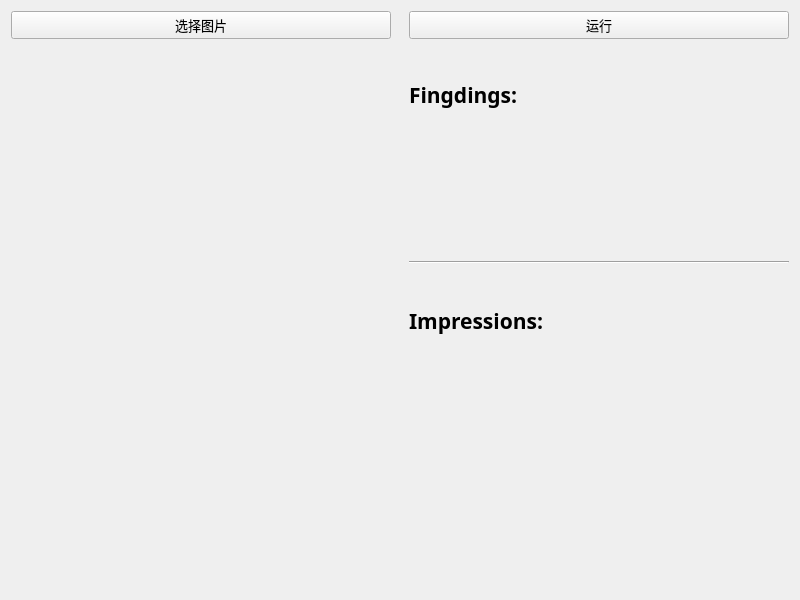
<?xml version="1.0" encoding="UTF-8"?>
<ui version="4.0">
 <class>Form</class>
 <widget class="QWidget" name="Form">
  <property name="geometry">
   <rect>
    <x>0</x>
    <y>0</y>
    <width>800</width>
    <height>600</height>
   </rect>
  </property>
  <property name="windowTitle">
   <string>Form</string>
  </property>
  <layout class="QGridLayout" name="gridLayout_3">
   <item row="0" column="0">
    <layout class="QGridLayout" name="gridLayout_2">
     <property name="horizontalSpacing">
      <number>18</number>
     </property>
     <property name="verticalSpacing">
      <number>5</number>
     </property>
     <item row="1" column="0">
      <widget class="QLabel" name="label_5">
       <property name="font">
        <font>
         <weight>75</weight>
         <bold>true</bold>
        </font>
       </property>
       <property name="text">
        <string/>
       </property>
       <property name="margin">
        <number>1</number>
       </property>
      </widget>
     </item>
     <item row="0" column="0">
      <widget class="QPushButton" name="pushButton">
       <property name="font">
        <font>
         <pointsize>10</pointsize>
        </font>
       </property>
       <property name="text">
        <string>选择图片</string>
       </property>
       <property name="autoRepeatDelay">
        <number>400</number>
       </property>
       <property name="autoRepeatInterval">
        <number>150</number>
       </property>
      </widget>
     </item>
     <item row="0" column="1">
      <widget class="QPushButton" name="pushButton_2">
       <property name="font">
        <font>
         <pointsize>10</pointsize>
        </font>
       </property>
       <property name="mouseTracking">
        <bool>false</bool>
       </property>
       <property name="text">
        <string>运行</string>
       </property>
      </widget>
     </item>
     <item row="1" column="1">
      <layout class="QGridLayout" name="gridLayout">
       <property name="sizeConstraint">
        <enum>QLayout::SetDefaultConstraint</enum>
       </property>
       <property name="spacing">
        <number>6</number>
       </property>
       <item row="3" column="0">
        <widget class="QLabel" name="label_2">
         <property name="font">
          <font>
           <family>仿宋</family>
           <pointsize>16</pointsize>
           <weight>75</weight>
           <bold>true</bold>
          </font>
         </property>
         <property name="text">
          <string>Impressions:</string>
         </property>
        </widget>
       </item>
       <item row="2" column="0">
        <widget class="Line" name="line">
         <property name="orientation">
          <enum>Qt::Horizontal</enum>
         </property>
        </widget>
       </item>
       <item row="4" column="0">
        <widget class="QLabel" name="label_4">
         <property name="font">
          <font>
           <family>仿宋</family>
           <pointsize>12</pointsize>
          </font>
         </property>
         <property name="text">
          <string/>
         </property>
        </widget>
       </item>
       <item row="1" column="0">
        <widget class="QLabel" name="label_3">
         <property name="font">
          <font>
           <family>仿宋</family>
           <pointsize>12</pointsize>
          </font>
         </property>
         <property name="text">
          <string/>
         </property>
         <property name="margin">
          <number>10</number>
         </property>
        </widget>
       </item>
       <item row="0" column="0">
        <widget class="QLabel" name="label">
         <property name="font">
          <font>
           <family>仿宋</family>
           <pointsize>16</pointsize>
           <weight>75</weight>
           <italic>false</italic>
           <bold>true</bold>
          </font>
         </property>
         <property name="text">
          <string>Fingdings:</string>
         </property>
        </widget>
       </item>
       <item row="5" column="0">
        <widget class="QLabel" name="label_6">
         <property name="text">
          <string/>
         </property>
        </widget>
       </item>
      </layout>
     </item>
    </layout>
   </item>
  </layout>
 </widget>
 <resources/>
 <connections/>
</ui>
